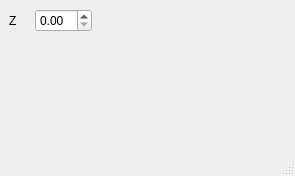
<?xml version="1.0" encoding="UTF-8"?>
<ui version="4.0">
 <class>MainWindow</class>
 <widget class="QMainWindow" name="MainWindow">
  <property name="geometry">
   <rect>
    <x>0</x>
    <y>0</y>
    <width>295</width>
    <height>176</height>
   </rect>
  </property>
  <property name="windowTitle">
   <string>MainWindow</string>
  </property>
  <widget class="QWidget" name="centralwidget">
   <layout class="QGridLayout" name="gridLayout">
    <item row="0" column="0">
     <widget class="QLabel" name="label">
      <property name="text">
       <string>Z</string>
      </property>
     </widget>
    </item>
    <item row="0" column="2">
     <spacer name="horizontalSpacer">
      <property name="orientation">
       <enum>Qt::Horizontal</enum>
      </property>
      <property name="sizeHint" stdset="0">
       <size>
        <width>40</width>
        <height>20</height>
       </size>
      </property>
     </spacer>
    </item>
    <item row="0" column="1">
     <widget class="QDoubleSpinBox" name="screenZSpinbox"/>
    </item>
    <item row="1" column="0">
     <spacer name="verticalSpacer">
      <property name="orientation">
       <enum>Qt::Vertical</enum>
      </property>
      <property name="sizeHint" stdset="0">
       <size>
        <width>20</width>
        <height>40</height>
       </size>
      </property>
     </spacer>
    </item>
   </layout>
  </widget>
  <widget class="QMenuBar" name="menubar">
   <property name="geometry">
    <rect>
     <x>0</x>
     <y>0</y>
     <width>295</width>
     <height>26</height>
    </rect>
   </property>
  </widget>
  <widget class="QStatusBar" name="statusbar"/>
 </widget>
 <resources/>
 <connections/>
</ui>
